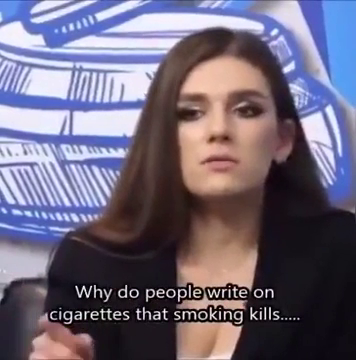
#> input picture frame 52 of renkuzayı11-15/22.mp4, 356 x 360 px, given in place of car.mp4, which was not available
$ python udemy24backsubtracmeth2.py
#> lines starting #> are read from the running program, lines starting #| are printed output that depends on the picture; after the words box and inside, x2 and y2 are one past the last pixel; in counts of white or black regions, pixels touching at a corner belong together; pictures that were not available may be replaced by others from this repository, and a replacement may not be noted
import cv2
import numpy as np

cap=cv2.VideoCapture("D:\\1pyt\\vido\\background subt\\car.mp4")

subt=cv2.createBackgroundSubtractorMOG2(history=100,varThreshold=50,detectShadows=True)
while 1:
    ret,frame=cap.read()
#> frame is the input picture: shape (360, 356, 3); mean B, G, R 122.5, 103.6, 111.8
    frame=cv2.resize(frame,(640,480))
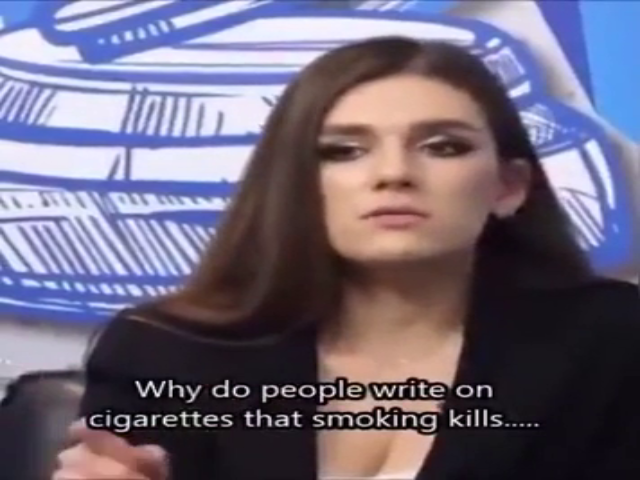
#> frame: shape (480, 640, 3); mean B, G, R 122.4, 103.5, 111.7

    mask=subt.apply(frame)
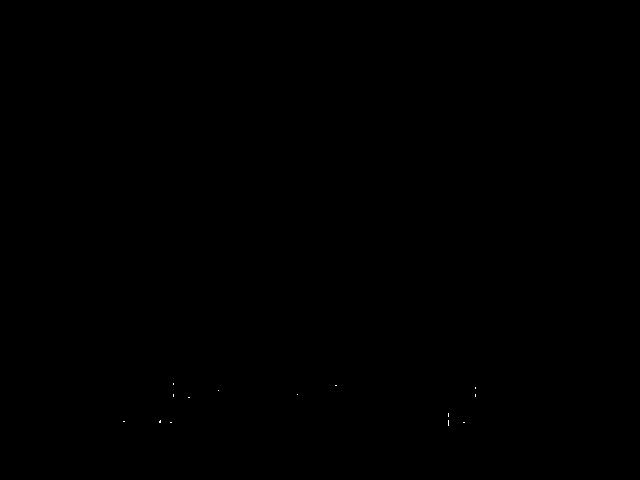
#> mask: shape (480, 640); values 127 (black) and 255 (white), 0.01% white in thin lines or dots, all inside (x1, y1, x2, y2) = (123, 383, 476, 426)

    cv2.imshow("frame",frame)
    cv2.imshow("mask",mask)

    if cv2.waitKey(30)& 0xff==ord("q"):
#> (key q is pressed here)
        break

cap.release()
cv2.destroyAllWindows()

$ run again, starting later in the video
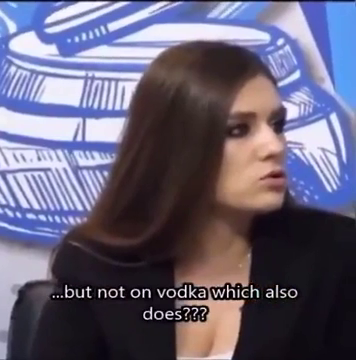
#> input picture frame 238 of renkuzayı11-15/22.mp4, 356 x 360 px, given in place of car.mp4, which was not available
#> frame is the input picture: shape (360, 356, 3); mean B, G, R 119.1, 97.6, 103
#> `frame=cv2.resize(frame,(640,480))`:
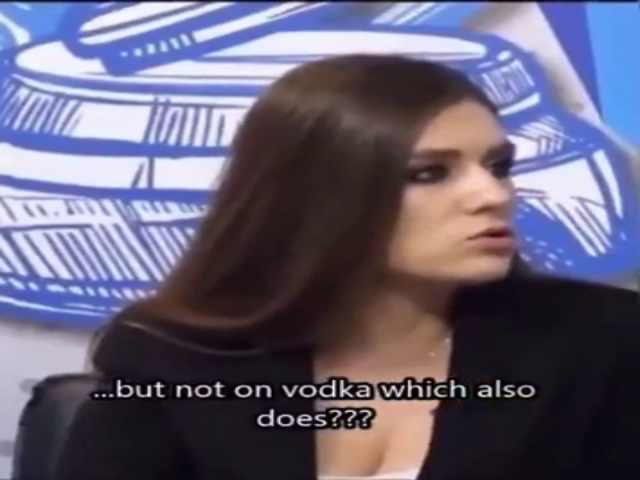
#> frame: shape (480, 640, 3); mean B, G, R 119, 97.5, 102.9
#> mask: shape (480, 640); values 127 (black) and 255 (white), 0.01% white in thin lines or dots, all inside (x1, y1, x2, y2) = (128, 383, 503, 399)

$ run again, starting later in the video
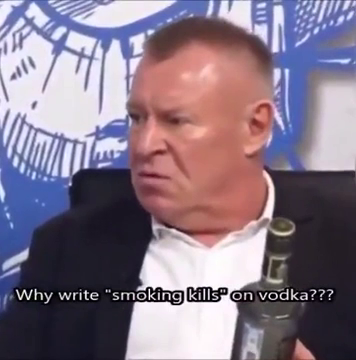
#> input picture frame 423 of renkuzayı11-15/22.mp4, 356 x 360 px, given in place of car.mp4, which was not available
#> frame is the input picture: shape (360, 356, 3); mean B, G, R 134.8, 118.5, 133.6
#> `frame=cv2.resize(frame,(640,480))`:
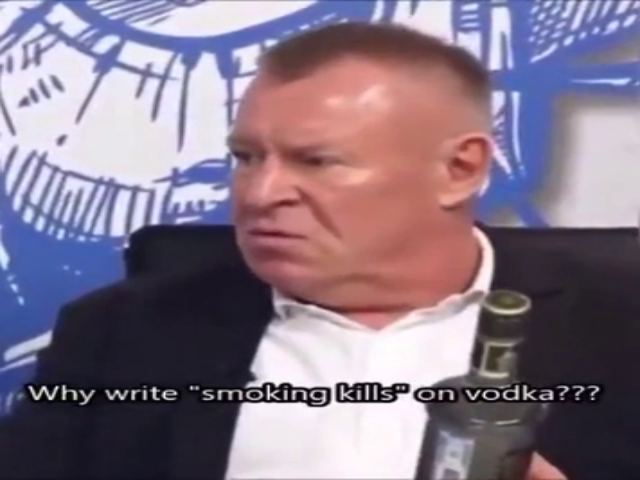
#> frame: shape (480, 640, 3); mean B, G, R 134.7, 118.5, 133.5
#> mask: shape (480, 640); values 127 (black) and 255 (white), 0.01% white in thin lines or dots, all inside (x1, y1, x2, y2) = (59, 390, 530, 401)
